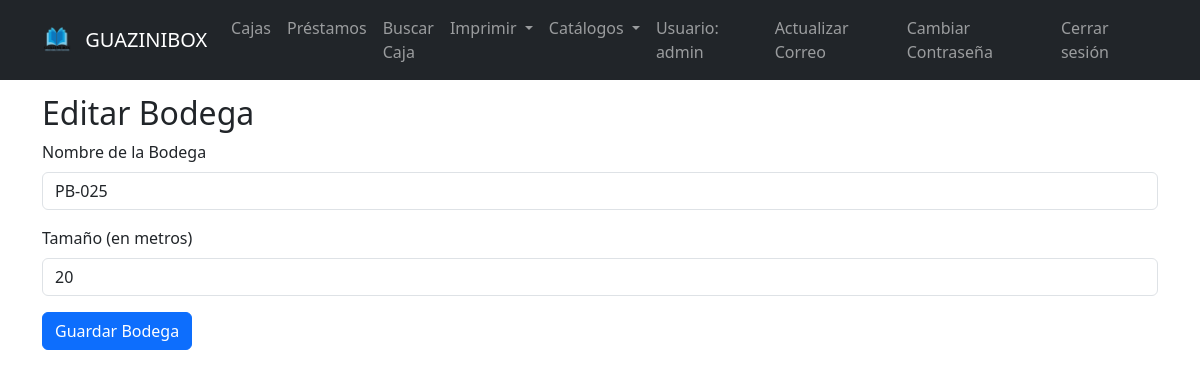
The page /edit_bodega/3 (signed in) on the database its author committed.
### tables this page shows
CREATE TABLE users (
            id INTEGER PRIMARY KEY AUTOINCREMENT,
            username TEXT UNIQUE NOT NULL,
            password TEXT NOT NULL,
            email TEXT UNIQUE,
            reset_token TEXT,
            token_expiry TIMESTAMP
        );

CREATE TABLE bodegas (
            id INTEGER PRIMARY KEY AUTOINCREMENT,
            nombre TEXT NOT NULL,
            tamano TEXT
        );

### app.py (the view, shortened to what this page needs)
@app.route("/edit_bodega/<int:bodega_id>", methods=["GET", "POST"])
@login_required
def edit_bodega(bodega_id):
    conn = get_db_connection()
    bd = conn.execute("SELECT * FROM bodegas WHERE id = ?", (bodega_id,)).fetchone()
    conn.close()
    if not bd:
        flash("Bodega no encontrada.")
        return redirect(url_for("bodegas"))
    form = BodegaForm()
    if request.method == "GET":
        form.nombre.data = bd["nombre"]
        form.tamano.data = bd["tamano"] if bd["tamano"] else ""
    return render_template("edit_bodega.html", form=form, bodega=bd)

### app.py
class BodegaForm(FlaskForm):
    nombre = StringField("Nombre de la Bodega", validators=[DataRequired()])
    tamano = StringField("Tamaño (en metros)", validators=[DataRequired()])
    submit = SubmitField("Guardar Bodega")

### app.py (called while the page is built)
def get_db_connection():
    conn = sqlite3.connect("archivo.db")
    conn.row_factory = sqlite3.Row
    return conn

def get_user_by_id(user_id):
    conn = get_db_connection()
    user = conn.execute("SELECT * FROM users WHERE id = ?", (user_id,)).fetchone()
    conn.close()
    if not user:
        return None
    return User(user["id"], user["username"], user["password"],
               user["email"] if "email" in user.keys() else None,
               user["reset_token"] if "reset_token" in user.keys() else None,
               user["token_expiry"] if "token_expiry" in user.keys() else None)

@login_manager.user_loader
def load_user(user_id):
    return get_user_by_id(user_id)

### templates/edit_bodega.html (shortened to what this page needs)
{% extends "base.html" %}
{% block content %}
<h2>Editar Bodega</h2>
<form method="POST">
  <div class="mb-3">
    {{ form.nombre.label(class="form-label") }}
    {{ form.nombre(class="form-control") }}
  </div>
  <div class="mb-3">
    {{ form.tamano.label(class="form-label") }}
    {{ form.tamano(class="form-control") }}
  </div>
  <div class="mb-3">
    {{ form.submit(class="btn btn-primary") }}
  </div>
</form>
{% endblock %}

### templates/base.html (shortened to what this page needs)
<!DOCTYPE html>
<html lang="es">
<head>
  <link href="https://cdn.jsdelivr.net/npm/bootstrap@5.3.0/dist/css/bootstrap.min.css" rel="stylesheet">
</head>
<body>
  <nav class="navbar navbar-expand-lg navbar-dark bg-dark fixed-top">
    <div class="container">
      <a class="navbar-brand" href="{{ url_for('index') }}">
        <img src="{{ url_for('static', filename='img/guazinibox_transparent.png') }}" alt="Logo" height="30" class="d-inline-block align-text-top me-2">
        GUAZINIBOX
      </a>
      {% if current_user.is_authenticated %}
      <div class="collapse navbar-collapse" id="navbarNav">
        <ul class="navbar-nav me-auto">
          <li class="nav-item"><a class="nav-link" href="{{ url_for('cajas') }}">Cajas</a></li>
          <li class="nav-item"><a class="nav-link" href="{{ url_for('prestamos') }}">Préstamos</a></li>
          <li class="nav-item"><a class="nav-link" href="{{ url_for('search_caja') }}">Buscar Caja</a></li>
          <li class="nav-item dropdown">
            <a class="nav-link dropdown-toggle" href="#" id="imprimirDropdown" role="button" data-bs-toggle="dropdown" aria-expanded="false">
              Imprimir
            </a>
          </li>
          <li class="nav-item dropdown">
            <a class="nav-link dropdown-toggle" href="#" id="catalogosDropdown" role="button" data-bs-toggle="dropdown" aria-expanded="false">
              Catálogos
            </a>
          </li>
        </ul>
        <ul class="navbar-nav">
          <li class="nav-item"><span class="nav-link">Usuario: {{ current_user.username }}</span></li>
          <li class="nav-item"><a class="nav-link" href="{{ url_for('update_email') }}">Actualizar Correo</a></li>
          <li class="nav-item"><a class="nav-link" href="{{ url_for('cambiar_clave') }}">Cambiar Contraseña</a></li>
          <li class="nav-item"><a class="nav-link" href="{{ url_for('logout') }}">Cerrar sesión</a></li>
        </ul>
      </div>
      {% else %}
      <ul class="navbar-nav ms-auto">
        <li class="nav-item"><a class="nav-link" href="{{ url_for('login') }}">Iniciar Sesión</a></li>
        <li class="nav-item"><a class="nav-link" href="{{ url_for('register') }}">Registrarse</a></li>
      </ul>
      {% endif %}
    </div>
  </nav>
  <div class="container mt-4">
    {% block content %}{% endblock %}
  </div>
</body>
</html>

### templates/base.html (style rules this page uses)
body { padding-top: 70px; }

### rows shown on the page
users: username "admin"
bodegas: nombre "PB-025", tamano "20"
